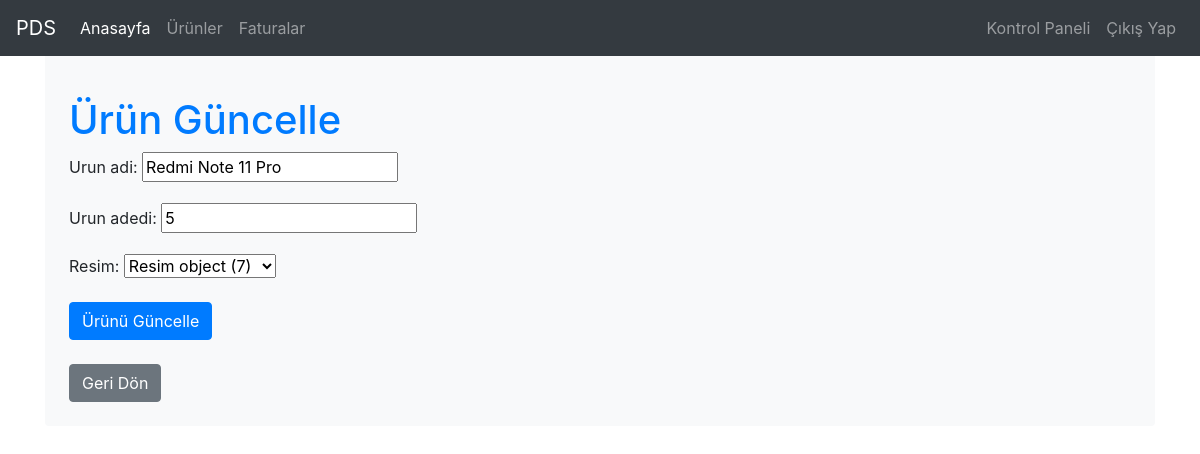
The app's page /urun_up/2 (signed in) with its own data.
### products/models.py (models this page shows)
class Urun(models.Model):
    urun_adi = models.CharField(max_length=50)
    urun_adedi = models.IntegerField()
    resim = models.ForeignKey(Resim, on_delete=models.CASCADE)
    created_at = models.DateTimeField(auto_now_add=True)
    updated_at = models.DateTimeField(auto_now=True)

### products/views.py (the view)
# urls.py: path("urun_up/<int:id>", vws.urun_up, name="urun_up"),
@login_required(login_url="user:login")
def urun_up(request, id):
    urun = get_object_or_404(Urun, id = id)
    form = UrunForm(request.POST or None, request.FILES or None, instance=urun)
    if form.is_valid():
        urun = form.save(commit=False)
        urun.save()
        messages.success(request, "Ürün başarıyla güncellendi")
        return redirect("dashboard")
    return render(request, "urun_up.html", {"form":form})

### products/forms.py
class UrunForm(forms.ModelForm):
    class Meta:
        model = models.Urun
        fields = ["urun_adi", "urun_adedi", "resim"]

### templates/urun_up.html (shortened to what this page needs)
{% extends "layout.html" %}
{% block body %}
<div class="container bg-light p-4 rounded">
    <h1 class="mt-4 text-primary">Ürün Güncelle</h1>
    <form method="post">
        {{ form.as_p }}
        <button type="submit" class="btn btn-primary">Ürünü Güncelle</button>
    </form>
    <div class="mt-4">
        <a href="/dashboard/" class="btn btn-secondary">Geri Dön</a>
    </div>
</div>
{% endblock body %}

### records on screen
Urun: urun_adi "Redmi Note 11 Pro", urun_adedi "5", resim "Resim object (7)"
